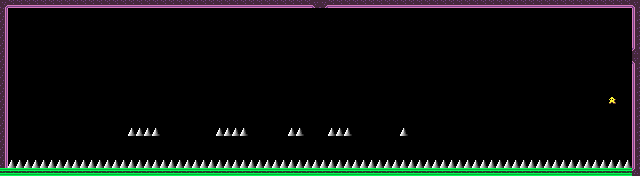

Tiled map render using the project's own tile images. Description and the map definition, with tile-layer contents summarised, below:
An orthogonal 80x22 tile map with 8x8 px tiles, 1 tile layer (Tile Layer 1) and 112 objects.

<map version="1.10" tiledversion="1.10.2" orientation="orthogonal" renderorder="right-down" width="80" height="22" tilewidth="8" tileheight="8" infinite="0" nextlayerid="3" nextobjectid="221">
 <tileset firstgid="1" source="../../purple.tsx" />
 <layer id="1" name="Tile Layer 1" width="80" height="22">
  <data>[1760 cells, 293 non-empty, 9 distinct tile ids]</data>
 </layer>
 <objectgroup id="2" name="cooloi">
  <object id="3" gid="129" x="8" y="144" width="8" height="8" />
  <object id="4" gid="129" x="16" y="144" width="8" height="8" />
  <object id="5" gid="129" x="24" y="144" width="8" height="8" />
  <object id="6" gid="129" x="32" y="144" width="8" height="8" />
  <object id="7" gid="129" x="40" y="144" width="8" height="8" />
  <object id="8" gid="129" x="48" y="144" width="8" height="8" />
  <object id="9" gid="129" x="56" y="144" width="8" height="8" />
  <object id="10" gid="129" x="64" y="144" width="8" height="8" />
  <object id="12" gid="129" x="72" y="144" width="8" height="8" />
  <object id="13" gid="129" x="80" y="144" width="8" height="8" />
  <object id="14" gid="129" x="88" y="144" width="8" height="8" />
  <object id="15" gid="129" x="96" y="144" width="8" height="8" />
  <object id="16" gid="129" x="104" y="144" width="8" height="8" />
  <object id="17" gid="129" x="112" y="144" width="8" height="8" />
  <object id="18" gid="129" x="120" y="144" width="8" height="8" />
  <object id="19" gid="129" x="128" y="144" width="8" height="8" />
  <object id="20" gid="129" x="136" y="144" width="8" height="8" />
  <object id="21" gid="129" x="144" y="144" width="8" height="8" />
  <object id="22" gid="129" x="152" y="144" width="8" height="8" />
  <object id="23" gid="129" x="160" y="144" width="8" height="8" />
  <object id="24" gid="129" x="168" y="144" width="8" height="8" />
  <object id="25" gid="129" x="176" y="144" width="8" height="8" />
  <object id="26" gid="129" x="184" y="144" width="8" height="8" />
  <object id="27" gid="129" x="192" y="144" width="8" height="8" />
  <object id="28" gid="129" x="200" y="144" width="8" height="8" />
  <object id="29" gid="129" x="208" y="144" width="8" height="8" />
  <object id="30" gid="129" x="216" y="144" width="8" height="8" />
  <object id="49" gid="129" x="224" y="144" width="8" height="8" />
  <object id="50" gid="129" x="232" y="144" width="8" height="8" />
  <object id="51" gid="129" x="240" y="144" width="8" height="8" />
  <object id="52" gid="129" x="248" y="144" width="8" height="8" />
  <object id="53" gid="129" x="256" y="144" width="8" height="8" />
  <object id="54" gid="129" x="264" y="144" width="8" height="8" />
  <object id="55" gid="129" x="272" y="144" width="8" height="8" />
  <object id="56" gid="129" x="280" y="144" width="8" height="8" />
  <object id="57" gid="129" x="288" y="144" width="8" height="8" />
  <object id="58" gid="129" x="296" y="144" width="8" height="8" />
  <object id="59" gid="129" x="304" y="144" width="8" height="8" />
  <object id="60" gid="129" x="312" y="144" width="8" height="8" />
  <object id="61" gid="129" x="320" y="144" width="8" height="8" />
  <object id="62" gid="129" x="328" y="144" width="8" height="8" />
  <object id="63" gid="129" x="336" y="144" width="8" height="8" />
  <object id="64" gid="129" x="344" y="144" width="8" height="8" />
  <object id="65" gid="129" x="352" y="144" width="8" height="8" />
  <object id="66" gid="129" x="360" y="144" width="8" height="8" />
  <object id="67" gid="129" x="368" y="144" width="8" height="8" />
  <object id="68" gid="129" x="376" y="144" width="8" height="8" />
  <object id="69" gid="129" x="384" y="144" width="8" height="8" />
  <object id="70" gid="129" x="392" y="144" width="8" height="8" />
  <object id="71" gid="129" x="400" y="144" width="8" height="8" />
  <object id="72" gid="129" x="408" y="144" width="8" height="8" />
  <object id="73" gid="129" x="416" y="144" width="8" height="8" />
  <object id="74" gid="129" x="424" y="144" width="8" height="8" />
  <object id="75" gid="129" x="432" y="144" width="8" height="8" />
  <object id="76" gid="129" x="440" y="144" width="8" height="8" />
  <object id="77" gid="129" x="448" y="144" width="8" height="8" />
  <object id="78" gid="129" x="456" y="144" width="8" height="8" />
  <object id="79" gid="129" x="464" y="144" width="8" height="8" />
  <object id="80" gid="129" x="472" y="144" width="8" height="8" />
  <object id="81" gid="129" x="480" y="144" width="8" height="8" />
  <object id="82" gid="129" x="488" y="144" width="8" height="8" />
  <object id="83" gid="129" x="496" y="144" width="8" height="8" />
  <object id="84" gid="129" x="504" y="144" width="8" height="8" />
  <object id="85" gid="129" x="512" y="144" width="8" height="8" />
  <object id="86" gid="129" x="520" y="144" width="8" height="8" />
  <object id="87" gid="129" x="528" y="144" width="8" height="8" />
  <object id="88" gid="129" x="536" y="144" width="8" height="8" />
  <object id="89" gid="129" x="544" y="144" width="8" height="8" />
  <object id="90" gid="129" x="552" y="144" width="8" height="8" />
  <object id="91" gid="129" x="560" y="144" width="8" height="8" />
  <object id="92" gid="129" x="568" y="144" width="8" height="8" />
  <object id="93" gid="129" x="576" y="144" width="8" height="8" />
  <object id="95" gid="129" x="584" y="144" width="8" height="8" />
  <object id="96" gid="129" x="592" y="144" width="8" height="8" />
  <object id="97" gid="129" x="600" y="144" width="8" height="8" />
  <object id="98" gid="129" x="608" y="144" width="8" height="8" />
  <object id="99" gid="129" x="616" y="144" width="8" height="8" />
  <object id="100" gid="129" x="624" y="144" width="8" height="8" />
  <object id="105" gid="130" x="8" y="32" width="8" height="8">
   <properties>
    <property name="direction" value="e" />
    <property name="distance" type="int" value="61" />
    <property name="speed" type="int" value="9" />
   </properties>
  </object>
  <object id="106" gid="130" x="72" y="32" width="8" height="8">
   <properties>
    <property name="direction" value="E" />
    <property name="distance" type="int" value="69" />
    <property name="speed" type="int" value="9" />
   </properties>
  </object>
  <object id="108" gid="130" x="8" y="40" width="8" height="8">
   <properties>
    <property name="direction" value="e" />
    <property name="distance" type="int" value="61" />
    <property name="speed" type="int" value="9" />
   </properties>
  </object>
  <object id="109" gid="130" x="72" y="40" width="8" height="8">
   <properties>
    <property name="direction" value="E" />
    <property name="distance" type="int" value="69" />
    <property name="speed" type="int" value="9" />
   </properties>
  </object>
  <object id="110" gid="130" x="8" y="48" width="8" height="8">
   <properties>
    <property name="direction" value="e" />
    <property name="distance" type="int" value="61" />
    <property name="speed" type="int" value="9" />
   </properties>
  </object>
  <object id="111" gid="130" x="72" y="48" width="8" height="8">
   <properties>
    <property name="direction" value="E" />
    <property name="distance" type="int" value="69" />
    <property name="speed" type="int" value="9" />
   </properties>
  </object>
  <object id="112" gid="130" x="8" y="56" width="8" height="8">
   <properties>
    <property name="direction" value="e" />
    <property name="distance" type="int" value="61" />
    <property name="speed" type="int" value="9" />
   </properties>
  </object>
  <object id="113" gid="130" x="72" y="56" width="8" height="8">
   <properties>
    <property name="direction" value="E" />
    <property name="distance" type="int" value="69" />
    <property name="speed" type="int" value="9" />
   </properties>
  </object>
  </objectgroup>
</map>
<!-- 26 of 112 objects omitted -->
